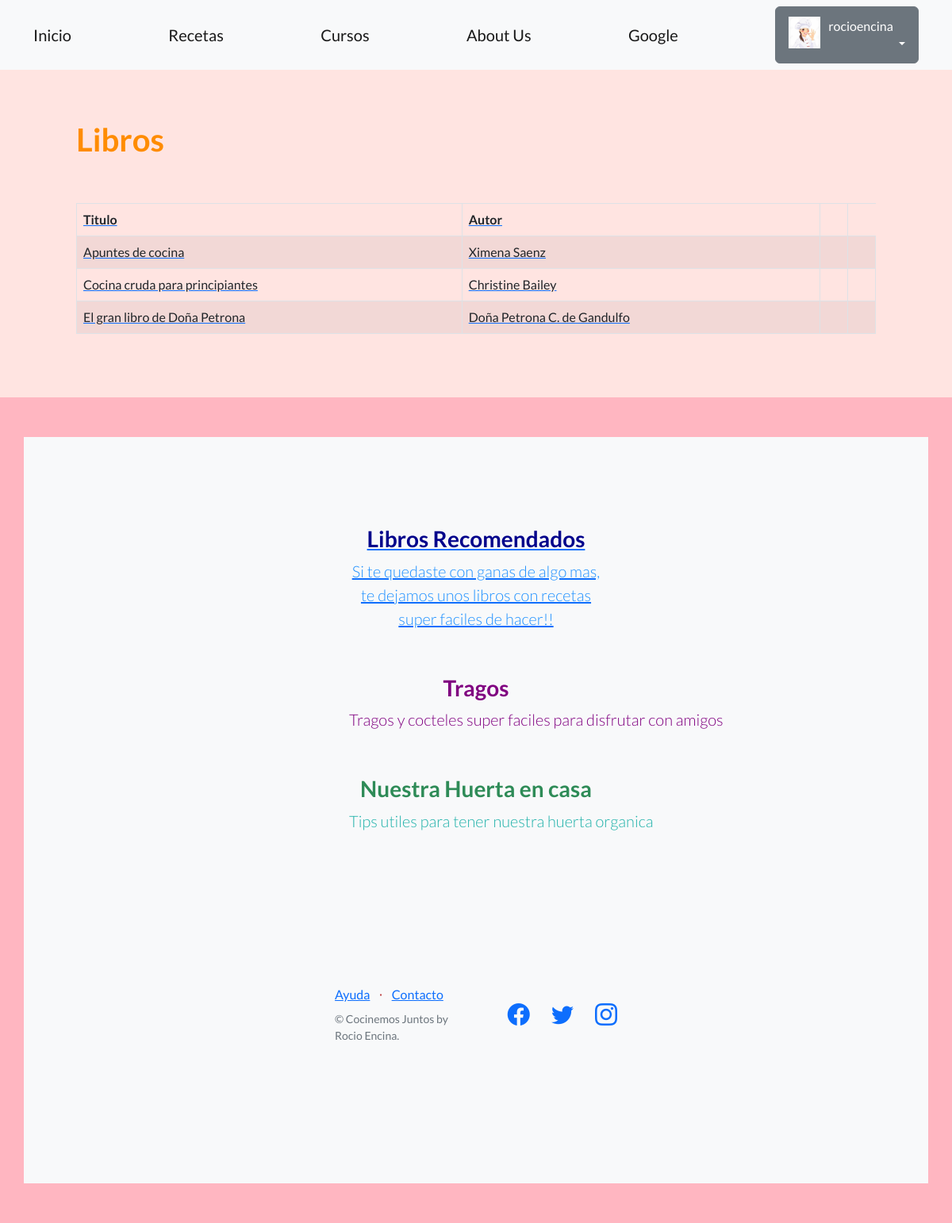
/comidas/libros-recomendados/ (signed in), run on the app's committed database.
### perfiles/models.py (models this page shows, shortened)
class Avatar(models.Model):
    user = models.OneToOneField(User, on_delete=models.CASCADE, null=True)
    imagen = models.ImageField(upload_to='avatares', null=True, blank=True)

### recetas/models.py (models this page shows, shortened)
class Libro(models.Model):
    titulo=models.CharField(max_length=64)
    autor=models.CharField(max_length=64)
    imagenLibro = models.ImageField(null=True, blank=True, upload_to="imagenes/libros.jpg")

### recetas/views.py (the view)
# urls.py: path('libros-recomendados/', libro_recomendado, name="libro_recomendado"),
def libro_recomendado(request):
    contexto={
    "libros":Libro.objects.all(),
             }
    http_response= render (
        request= request,
        template_name= 'recetas/libro_recomendado.html',
        context= contexto,
    )
    return http_response

### recetas/templates/recetas/libro_recomendado.html (shortened to what this page needs)
{% extends "base.html" %}
{% block contenido %}
<h1 style="color:darkorange;">
  Libros
</h1>
<a href="{% url 'libro_recomendado' %}" </a>
<br><br>
<table class="table table-striped table-bordered">
  <thead>
      <tr>
      <th>Titulo</th>
      <th>Autor</th>
      <th></th>
</tr>
<tbody>
    {% for libros in libros %}
    <tr>
      <td>{{ libros.titulo }}</td>
      <td>{{ libros.autor }}</td>
      <td>
       </td>
      <td>
      </td>
    </tr>
    {% endfor %}
  </tbody>
</table>
{% endblock contenido %}

### templates_base/base.html (shortened to what this page needs)
{% load static %}
<!DOCTYPE html>
<html lang="en">
    <head>
        <link href="https://cdn.jsdelivr.net/npm/bootstrap-icons@1.5.0/font/bootstrap-icons.css" rel="stylesheet" type="text/css" />
        <link href="{% static 'css/styles.css' %}" rel="stylesheet" />
    <body>
    <nav class="navbar navbar-light bg-light static-top">
        <div class="container">
            <a class="navbar-brand" href="{% url 'inicio' %}">Inicio</a>
            <a class="navbar-brand" href="{% url 'lista_recetas' %}">Recetas</a>
            <a class="navbar-brand" href="{% url 'lista_cursos' %}">Cursos</a>
            <a class="navbar-brand" href="{% url 'about-us' %}">About Us</a>
            <a class="navbar-brand" href="https://www.google.com">Google</a>
            {% if user.is_authenticated %}
            <div class="dropdown">
                <button class="btn btn-secondary dropdown-toggle" type="button" id="dropdownMenuButton1" data-bs-toggle="dropdown" aria-expanded="false">
                    <div style="display: inline-flex;">
                        <img src="{{user.avatar.imagen.url}}" style="max-width:40px;margin-right: 10px;">
                        <span>{{ user.username }}</span>
                    </div>
                </button>
            </div>
            {% else %}
            <a class="btn btn-primary" href="{% url 'login' %}">Inicio sesión</a>
            <a class="btn btn-success" href="{% url 'registro' %}">Registro</a>
            {% endif %}
        </div>
    </nav>
    <section style="padding:4rem 6rem; background-color: mistyrose;">
        {% block contenido %}
        {% endblock contenido %}
    </section>
        <section style="padding: 50px 30px; background-color: lightpink;">
        <section class="features-icons bg-light text-center"style=" color: firebrick;">
            <div class="container">
                <div class="row">
                    <div style="display: flex; justify-content: center;">
                    <div class="col-lg-4">
                        <div class="features-icons-item mx-auto mb-5 mb-lg-0 mb-lg-2">
                            <h3> <a class="navbar-brand" href="{% url 'libro_recomendado' %}" style="color:darkblue;">Libros Recomendados</a> </h3>
                            <p class="lead mb-0"style="color: dodgerblue;">Si te quedaste con ganas de algo mas, te dejamos unos libros con recetas super faciles de hacer!!</p>
                        </div>
                        <br>
                    </div>
                    <br>
                    </div>
                    <br>
                    </div>
                    <div style="display: flex; justify-content: center;">
                       <div class="col-lg-4">
                        <div class="features-icons-item mx-auto mb-5 mb-lg-0 mb-lg-2">
                        <h3> <a class="navbar-brand" href="{% url 'lista_tragos' %}"  style="color: purple;">Tragos</h3>
                        <p class="lead mb-0"style="color: purple;">Tragos y cocteles super faciles para disfrutar con amigos</p>
                        </div>
                        <br>
                    </div>
                    <br>
                </div>
                <br>
                    </div>
                    <div style="display: flex; justify-content: center;">
                    <div class="col-lg-4">
                        <div class="features-icons-item mx-auto mb-0 mb-lg-2">
                            <h3> <a class="navbar-brand" href="{% url 'huerta_organica' %}" style="color: seagreen;"> Nuestra Huerta en casa</h3>
                            <p class="lead mb-0"style="color: lightseagreen;">Tips utiles para tener nuestra huerta organica</p>
                        </div>
        <footer class="footer bg-light">
            <div>
                <br>
                <br>
                <br>
                <br>
                <br>
            <div class="container">
                <div class="row">
                    <div class="col-lg-6 h-100 text-center text-lg-start my-auto">
                        <ul class="list-inline mb-2">
                            <li class="list-inline-item"><a href="#!">Ayuda</a></li>
                            <li class="list-inline-item">⋅</li>
                            <li class="list-inline-item"><a href="#!">Contacto</a></li>
                        </ul>
                        <p class="text-muted small mb-4 mb-lg-0">&copy; Cocinemos Juntos by Rocio Encina.</p>
                    </div>
                    <div class="col-lg-6 h-100 text-center text-lg-end my-auto">
                        <ul class="list-inline mb-0">
                           <li class="list-inline-item me-4">
                                <a href="https://www.facebook.com/Coderhouse/"><i class="bi-facebook fs-3"></i></a>
                            </li>
                            <li class="list-inline-item me-4">
                                <a href="https://twitter.com/coderhouse"><i class="bi-twitter fs-3"></i></a>
                            </li>
                            <li class="list-inline-item">
                                <a href="https://www.instagram.com/coderhouse"><i class="bi-instagram fs-3"></i></a>
                            </li>
                        </ul>
                    </div>
        </footer>
    </body>
</html>

### data on the page
Libro: titulo "Apuntes de cocina", autor "Ximena Saenz"
Libro: titulo "Cocina cruda para principiantes", autor "Christine Bailey"
Libro: titulo "El gran libro de Doña Petrona", autor "Doña Petrona C. de Gandulfo"

### other printed values
{{ user.username }} "rocioencina"
